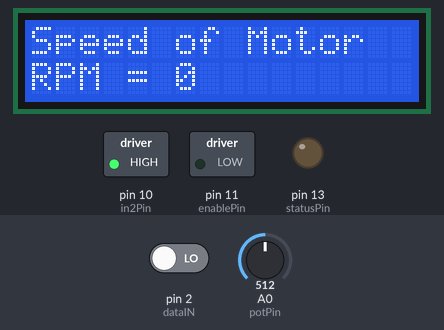
Simulated run of this sketch. Board: Arduino Uno, built with avr-gcc and run on an emulated ATmega328P. Parts: 16×2 character LCD, switched loads named in the sketch (green lamp = pin HIGH), output pins drawn as LEDs (lit = HIGH). Inputs (shaded band) come from the test bench; at power-on: A0 (potPin) = 512, pin 2 (dataIN) LOW.

Above: at 1.2 s.
1.3 s: A0 (potPin) set to 900
At 1.7 s:
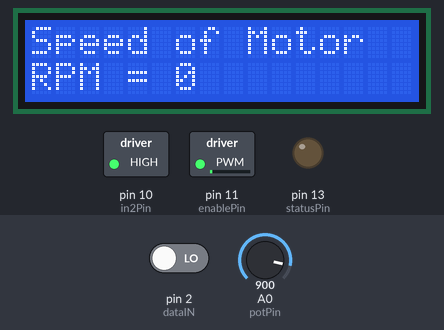
2.8 s: pin 2 (dataIN) driven HIGH
At 3.9 s:
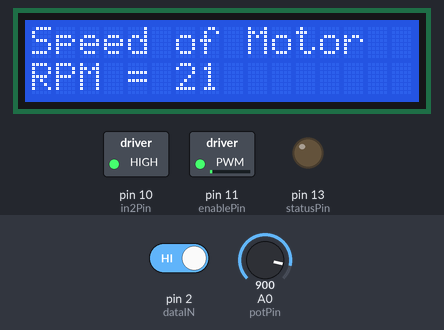
Timing chart, 0 to 5.8 s (numbered marks = the images above; inputs shaded):
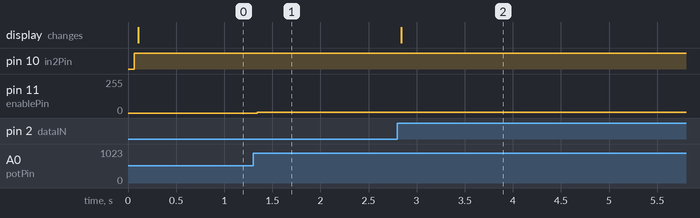

Measured:
- after the input at 1.3 s, pin 11 (enablePin): 0/255 → 6/255 at once
- after the input at 2.8 s, the display: changes at once (image 2)

The sketch:

new.ino
```cpp
int enablePin = 11;
int in1Pin = 11;
int in2Pin = 10;
int switchPin = 8;
int potPin = 0;
int statusPin= 13;
#include <LiquidCrystal.h>

LiquidCrystal lcd(8,9,4,5,6,7);   //defining lcd pins

const int dataIN = 2; //IR sensor INPUT

unsigned long prevmillis; // To store time
unsigned long duration; // To store time difference
unsigned long lcdrefresh; // To store time for lcd to refresh

int rpm; // RPM value

boolean currentstate; // Current state of IR input scan
boolean prevstate; // State of IR sensor in previous scan

void setup()
{
pinMode(in1Pin, OUTPUT);
pinMode(in2Pin, OUTPUT);
pinMode(enablePin, OUTPUT);
pinMode(switchPin, INPUT_PULLUP);
pinMode(statusPin,OUTPUT);
 pinMode(dataIN,INPUT);
  lcd.begin(16,2);
  prevmillis = 0;
  prevstate = LOW;
}

void loop()
{
   // RPM Measurement
  currentstate = digitalRead(dataIN); // Read IR sensor state
 if( prevstate != currentstate) // If there is change in input
   {
     if( currentstate == HIGH ) // If input only changes from LOW to HIGH
       {
         duration = ( micros() - prevmillis ); // Time difference between revolution in microsecond
         rpm = (60000000/duration); // rpm = (1/ time millis)*1000*1000*60;
         prevmillis = micros(); // store time for nect revolution calculation
       }
   }
  prevstate = currentstate; // store this scan (prev scan) data for next scan

  // LCD Display
  if( ( millis()-lcdrefresh ) >= 100 )
    {
      lcd.clear();
      lcd.setCursor(0,0);
      lcd.print("Speed of Motor");
      lcd.setCursor(0,1);
      lcd.print("RPM = ");
      lcd.print(rpm);
      lcdrefresh = millis();
    }

int speed = analogRead(potPin) / 4;
boolean reverse = digitalRead(switchPin);
setMotor(speed, reverse);
}
void setMotor(int speed, boolean reverse)
{
analogWrite(enablePin, speed);
digitalWrite(in1Pin, ! reverse);
digitalWrite(in2Pin, reverse);
}
```
